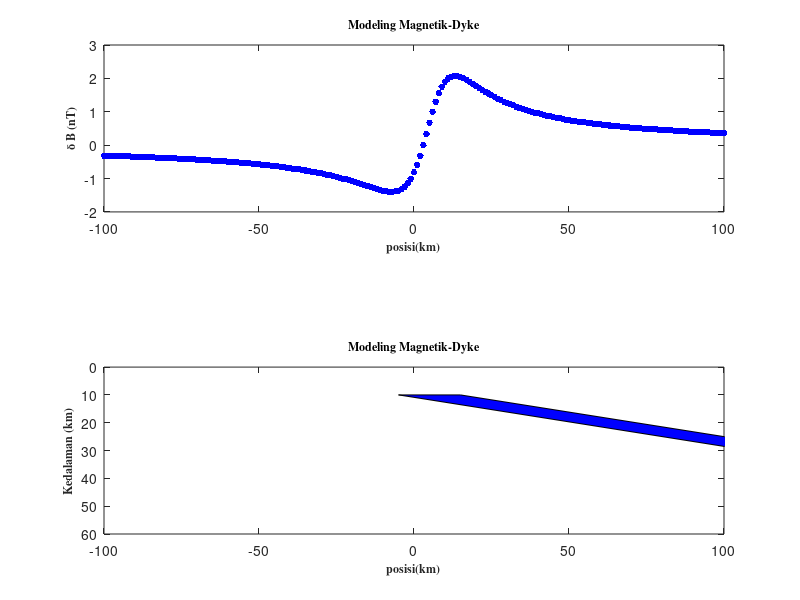

Write MATLAB code to recreate this figure.
clear; clc;close;
%Konstanta
k = 1; %Kontras Kemagnetan(Tkm/H)
To = 1; %Intensitas magnet bumi
%Parameter yang ditentukan
a = 10; %sudut dip slip (0-90 derajat)
b = 45; %sudut inklinasi (0-90 derajat)
c = 45; %sudut strike azimuth (0-90 derajat)
x = -100:100; %Rentang Pengamatan (km)
m = 20; %Lebar lapisan (km)
Xo = 5; %Lokasi Objek
z = 10; %Kedalaman (km)
%Rumus magnetik
Io=atand(b);
Q=Io-a;
P=(2*k*To*m*(1-(cosd(b))^2*(sind(c))^2)^0.5);
for i=1:length(x);
M(i)=P*((x(i)-Xo)*sind(Q)+z*cosd(Q))/((x(i)-Xo)^2+z^2);
end
%Kurva Medan Magnetik
figure(1)
subplot(5,1,[1 2])
plot (x,M,'.','color','b','markersize',15);
xlim([min(x) max(x)]);
xlabel('\bf\fontsize{12}\fontname{times}posisi(km)');
ylabel('\bf\fontsize{12}\fontname{times}\delta B (nT)');
title('\bf\fontsize{12}\fontname{times}Modeling Magnetik-Dyke');
%Gambar Objek dibawah tanah
X=[Xo+m/2,Xo+50/tand(a)+m/2,Xo+50/tand(a)-m/2,Xo-m/2];
Y=[z,z+50,z+50,z];
subplot(5,1,[4 5])
fill(X,Y,'b');
xlim([x(1) x(end)]);
ylim([0 (z+50)]);
set(gca,'ydir','reverse');
xlabel('\bf\fontsize{12}\fontname{times}posisi(km)');
ylabel('\bf\fontsize{12}\fontname{times}Kedalaman (km)');
title('\bf\fontsize{12}\fontname{times}Modeling Magnetik-Dyke');
